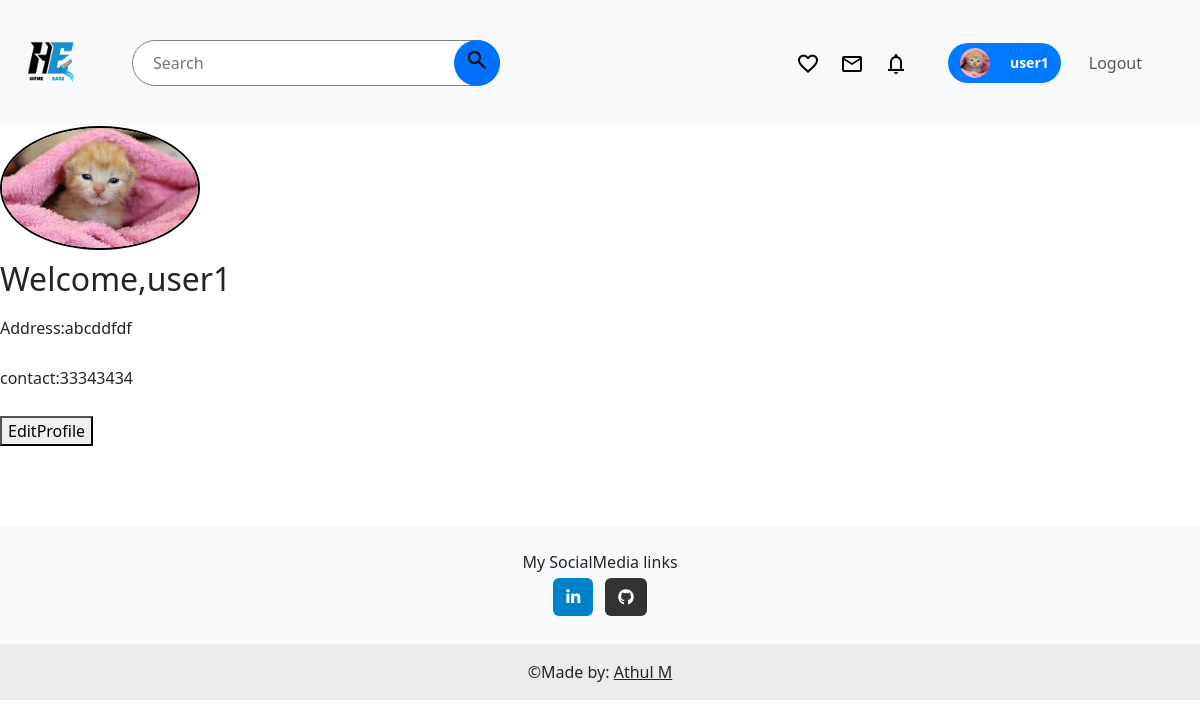
/user/profile (signed in), run on the app's committed database.
### user/models.py (models this page shows, shortened)
class UserProfile(models.Model):
    user = models.OneToOneField(User,on_delete=models.CASCADE,related_name='userprofile')
    address = models.TextField()
    profilepicture = models.ImageField(upload_to='userprofilepics')
    contact = models.IntegerField(null=True)
    reward_points = models.IntegerField(default=0,blank=True)

### user/views.py (the view)
# urls.py: path('profile',profilepage,name='profile'),
def profilepage(request):
    try:
        worker_profile = WorkerProfile.objects.get(user=request.user)
        return render(request,'workerprofile.html',{'pro':worker_profile})
    except WorkerProfile.DoesNotExist:
        try:
            user_profile = UserProfile.objects.get(user = request.user)
            return render(request, 'userprofile.html',{'pro':user_profile})
        except UserProfile.DoesNotExist:
            return redirect('create_profile')

### user/forms.py
class RegUser(UserCreationForm):
      email = forms.EmailField(widget=forms.EmailInput(attrs={'class': 'form-control', 'placeholder': 'Enter your email'}))
      username = forms.CharField(widget=forms.TextInput(attrs={'class': 'form-control', 'placeholder': 'Enter username'}))
      password1 = forms.CharField(widget=forms.PasswordInput(attrs={'class': 'form-control', 'placeholder': 'Enter password'}))
      password2 = forms.CharField(widget=forms.PasswordInput(attrs={'class': 'form-control', 'placeholder': 'Confirm password'}))
      class Meta:
         model = User
         fields = ['username' , 'email','password1','password2']

### user/context_processors.py (called while the page is built)
def registration_form(request):
    return {'form':RegUser()}

### templates/userprofile.html
{% extends 'base.html' %}
{% block links %}
{% load static %}
<link rel="stylesheet" href="{%  static 'css/userprofile.css' %}">
{% endblock %}
{% block contents %}
<div class="main">
    <div class="profilepicture">
        {% if pro.profilepicture %}
        <img class="profile_pic" src="/user/{{pro.profilepicture}}">
        {% else %}
        <span class="material-symbols-outlined">
            face
        </span>
        {%endif%}
    </div>
    <h2>Welcome,{{pro.user.username}}</h2>
    <p>Address:{{pro.address}}</p>
    <p>contact:{{pro.contact}}</p>
    <a href="{% url 'editprofile' pro.id %}"><button>EditProfile</button></a>
</div>
{% endblock %}

### templates/header.html (shortened to what this page needs)
<nav class="navbar navbar-expand-lg navbar-light bg-light">
  {% load static %}
    {% if request.user.is_authenticated and request.user.worker_profile %}
      <a href="{% url 'workerhome' %}"><img class="logo" src="{% static 'images/logo3.PNG' %}" style="height:min-content;"></a>
    {% else %}
      <a class="navbar-brand" href=" {% url 'home' %} "><img class="logo" src="{% static 'images/logo3.PNG' %}" style="height:min-content;"></a>
    {%endif%}
    <div class="collapse navbar-collapse" id="navbarTogglerDemo02">
      <div class="searchbar">
        <form method="get" action="{% url 'search_workers' %}" class="form-inline my-2 my-lg-0 search-bar" style="display: flex; width: 100%; max-width: 400px; flex: 1 1 auto;">
        <input class=" mr-sm-2" type="text"  name="q" placeholder="Search" value="{{search_query}}">
        <button  type="submit"><span class="material-symbols-outlined">
            </span></button>
        </form>
      </div>
      <div class="authlinks">
        <div class="icons">
        {% if user.userprofile%}
        <a href="{% url 'wishlist' %}"><span class="material-symbols-outlined">
          </span></a>
        {%endif%}
          <a href="{% url 'allmessages' %}">
            <span class="material-symbols-outlined">
          </span>
          </a>
          <a href="{% url 'hireresponse' %}">
            <span class="material-symbols-outlined">
            </span>
          </a>
        </div>
        <ul class="navbar-nav mr-auto mt-2 mt-lg-0" style="gap: 20px; display:flex; justify-content:center; align-items:center;">
        <div class="gotoprofile">
          {% if user.is_authenticated %}
          <button class=" profile-button">
            {% if user.userprofile.profilepicture %}
            <img class="profilepic" src="{{user.userprofile.profilepicture.url}}">
            {%elif user.worker_profile.profilepicture%}
            <img class="profilepic" src="{{user.worker_profile.profilepicture.url}}">
            {%else%}
            <span class="material-symbols-outlined">
              account_circle
            </span>
            {%endif%}
            {% if user.worker_profile %}
              <a href="{% url 'weditprofile' %}" style="text-decoration: none; margin-top:15px;"><p>{{request.user}}</p></a>
            {%elif user.userprofile%}
              <a href="{% url 'editprofile' %}" style="text-decoration: none; margin-top:15px;"><p>{{request.user}}</p></a>
            {%endif%}
          </button>
        </div>
        <li class="nav-item">
          <a class="logout nav-link" href="{% url 'logout' %}">Logout</a>
        </li>
        {% endif %}
        </ul>
       </div>
    </div>
  </nav>

### static/css/base.css (style rules this page uses)
.logo { max-height: 100px; max-width: 100px; width: 100%; }
.authlinks { display: flex; margin-left: auto; margin-right: 50px; justify-content: center; align-items: center; flex-shrink: 0; }
.icons { display:inline-flex ; justify-content: center; align-items: center; gap: 20px; margin-right: 40px; text-align: center; }
.icons span { color: black; vertical-align: middle; }
.search-bar { position: relative; }
.searchbar input { padding: 10px 20px; font: inherit; border-radius: 100px; border: 1px solid gray; width: 100%; }
.searchbar button { height: 100%; aspect-ratio: 1/1; background-color: #0071ff; fill: white; border: none; border-radius: 50%; position: absolute; right: 0; transition: backgroundcolor 0.3s ease; }
input, select, textarea { display: block !important; visibility: visible !important; }
.profilepic { width: 30px; height: 30px; border-radius: 50%; object-fit: cover; }
.gotoprofile { display: flex; justify-content: center; align-items: center; }
.profile-button { display: flex; justify-content: center; align-items: center; width: 100%; background-color: #007bff; border-radius: 50px; border: none; border-radius: 50px; padding: 5px 12px; height: 40px; cursor: pointer; transition: background-color 0.3s ease; gap: 20px; }
.profile-button a { color: white; font-weight: bold; font-size: 14px; text-decoration: none; white-space: nowrap; display: flex; align-items: center; height: 100%; }
.searchbar { flex: 1; display: flex; justify-content: center; max-width: 400px; width: 100%; position: relative; padding: 0 1rem; box-sizing: border-box; }
.searchbar form { width: 100%; display: flex; position: relative; }
.searchbar input { width: 100%; box-sizing: border-box; }

### static/css/userprofile.css (style rules this page uses)
.main { display: flex; flex-direction: column; flex-wrap: wrap; height: auto; padding-bottom: 80px; gap: 10px; }
body,nav { margin: 0; padding: 0; }
.profile_pic { max-width: 200px; border-radius: 55%; object-fit: cover; border: 2px solid black; }
.profilepicture { display: flex; justify-content: start; }

### data on the page
UserProfile: profilepicture (picture), user.username "user1", address "abcddfdf", contact "33343434"

### other printed values
{{ request.user }} "user1"
